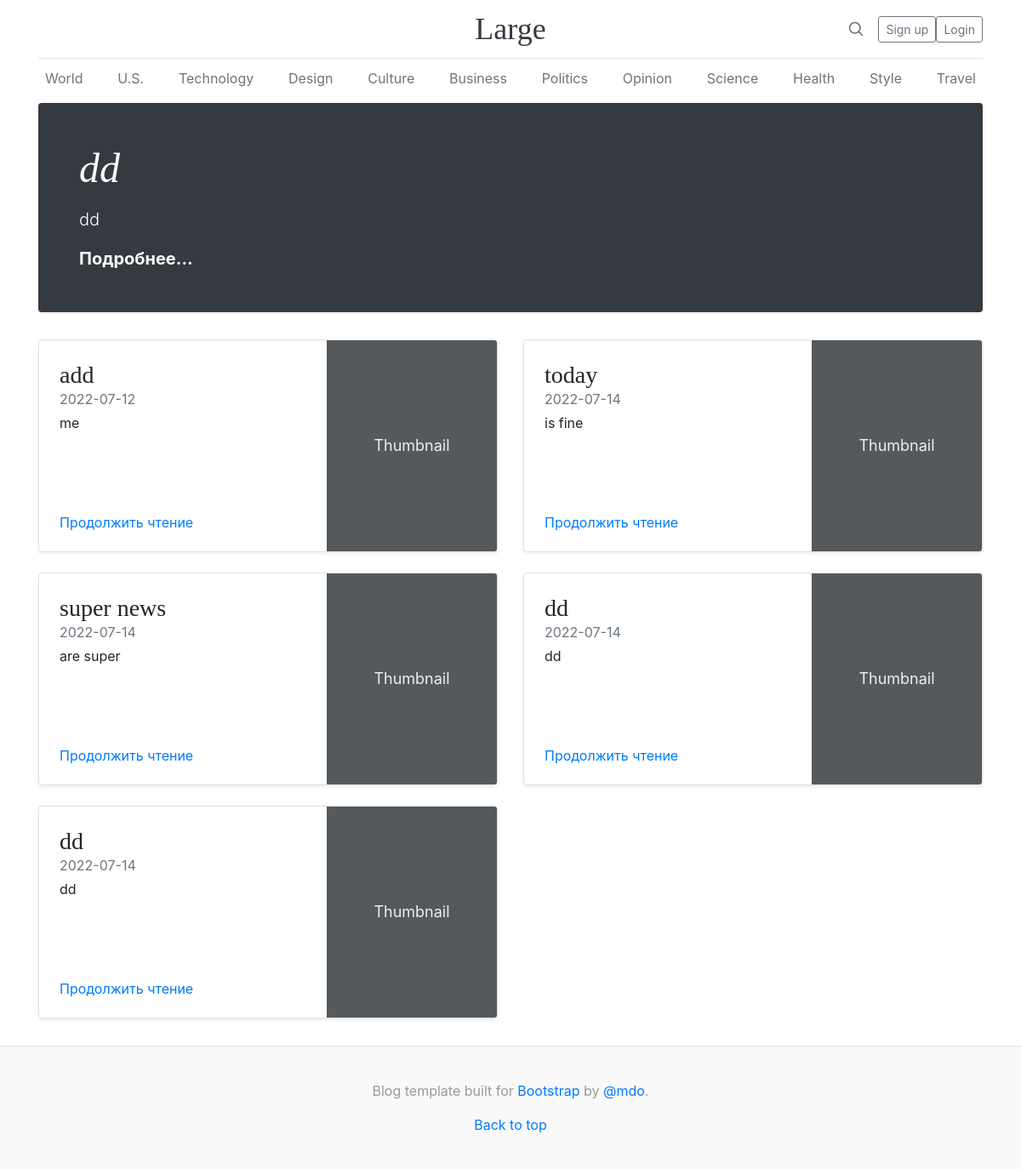
The page / on the database its author committed.
### app/models.py (models this page shows, shortened)
class Post(db.Model):
    id = db.Column(db.Integer, primary_key=True)
    title = db.Column(db.String(100), nullable=False)
    content = db.Column(db.Text, nullable=False)
    date_posted = db.Column(db.Date, default=db.func.current_timestamp())
    user_id = db.Column(db.Integer, db.ForeignKey('user.id'), nullable=False)
    is_boom_news = db.Column(db.Boolean, default=False)
    user = db.relationship('User', backref=db.backref('posts', lazy=True))

### app/views.py (the view)
def index():
    posts = models.Post.query.all()
    super_post = models.Post.query.filter_by(is_boom_news=True).first()
    return render_template('index.html', posts=posts, super_post=super_post)

### app/templates/index.html
{% extends "base.html" %}
{% block content %}
{% if super_post %}
<div class="jumbotron p-4 p-md-5 text-white rounded bg-dark">
  <div class="col-md-6 px-0">
    <h1 class="display-4 font-italic">{{ super_post.title }}</h1>
    <p class="lead my-3">{{ super_post.content }}</p>
    <p class="lead mb-0"><a href="{{ url_for('post_detail', post_id=super_post.id) }}" class="text-white font-weight-bold">Подробнее...</a></p>
  </div>
</div>
{% endif %}
<div class="row mb-2">
  {% for post in posts %}
  <div class="col-md-6">
    <div class="row no-gutters border rounded overflow-hidden flex-md-row mb-4 shadow-sm h-md-250 position-relative">
      <div class="col p-4 d-flex flex-column position-static">
        <h3 class="mb-0">{{ post.title }}</h3>
        <div class="mb-1 text-muted">{{ post.date_posted }}</div>
        <p class="card-text mb-auto">{{ post.content }}</p>
        <a href="{{ url_for('post_detail', post_id=post.id) }}" class="stretched-link">Продолжить чтение</a>
      </div>
      <div class="col-auto d-none d-lg-block">
        <svg class="bd-placeholder-img" width="200" height="250" xmlns="http://www.w3.org/2000/svg" role="img" aria-label="Placeholder: Thumbnail" preserveAspectRatio="xMidYMid slice" focusable="false"><title>Placeholder</title><rect width="100%" height="100%" fill="#55595c"/><text x="50%" y="50%" fill="#eceeef" dy=".3em">Thumbnail</text></svg>
      </div>
    </div>
  </div>
  {% endfor %}
</div>
{% endblock %}

### app/templates/base.html (shortened to what this page needs)
<!doctype html>
<html lang="en">
  <head>
    <link rel="stylesheet" href="https://cdn.jsdelivr.net/npm/bootstrap@4.6.1/dist/css/bootstrap.min.css">
    <link href="{{ url_for('static', filename='css/blog.css') }}" rel="stylesheet">
  </head>
  <body>
  <div class="container">
    <header class="blog-header py-3">
      <div class="row flex-nowrap justify-content-between align-items-center">
        <div class="col-4 pt-1">
        </div>
        <div class="col-4 text-center">
          <a class="blog-header-logo text-dark" href="#">Large</a>
        </div>
        <div class="col-4 d-flex justify-content-end align-items-center">
          <a class="text-muted" href="#" aria-label="Search">
            <svg xmlns="http://www.w3.org/2000/svg" width="20" height="20" fill="none" stroke="currentColor" stroke-linecap="round" stroke-linejoin="round" stroke-width="2" class="mx-3" role="img" viewBox="0 0 24 24" focusable="false"><title>Search</title><circle cx="10.5" cy="10.5" r="7.5"/><path d="M21 21l-5.2-5.2"/></svg>
          </a>
          {% if current_user.is_authenticated %}
            <a class="btn btn-sm btn-outline-secondary" href="{{ url_for('logout') }}">Logout</a>
            <a class="btn btn-sm btn-outline-secondary" href="#">{{ current_user.username }}</a>
          {% else %}
            <a class="btn btn-sm btn-outline-secondary" href="{{ url_for('register') }}">Sign up</a>
            <a class="btn btn-sm btn-outline-secondary" href="{{ url_for('login') }}">Login</a>
          {% endif %}
        </div>
      </div>
    </header>
    <div class="nav-scroller py-1 mb-2">
      <nav class="nav d-flex justify-content-between">
        <a class="p-2 text-muted" href="#">World</a>
        <a class="p-2 text-muted" href="#">U.S.</a>
        <a class="p-2 text-muted" href="#">Technology</a>
        <a class="p-2 text-muted" href="#">Design</a>
        <a class="p-2 text-muted" href="#">Culture</a>
        <a class="p-2 text-muted" href="#">Business</a>
        <a class="p-2 text-muted" href="#">Politics</a>
        <a class="p-2 text-muted" href="#">Opinion</a>
        <a class="p-2 text-muted" href="#">Science</a>
        <a class="p-2 text-muted" href="#">Health</a>
        <a class="p-2 text-muted" href="#">Style</a>
        <a class="p-2 text-muted" href="#">Travel</a>
      </nav>
    </div>
  </div>
  <main role="main" class="container">
  {% block content %}
  {% endblock %}
  </main>
<footer class="blog-footer">
  <p>Blog template built for <a href="https://getbootstrap.com/">Bootstrap</a> by <a href="https://twitter.com/mdo">@mdo</a>.</p>
  <p>
    <a href="#">Back to top</a>
  </p>
</footer>
  </body>
</html>

### app/static/css/blog.css (style rules this page uses)
.blog-header { line-height: 1; border-bottom: 1px solid #e5e5e5; }
.blog-header-logo { font-family: "Playfair Display", Georgia, "Times New Roman", serif; font-size: 2.25rem; }
h1, h2, h3, h4, h5, h6 { font-family: "Playfair Display", Georgia, "Times New Roman", serif; }
.display-4 { font-size: 2.5rem; }
@media (min-width: 768px) { .display-4 { font-size: 3rem; } }
.nav-scroller { position: relative; z-index: 2; height: 2.75rem; overflow-y: hidden; }
.nav-scroller .nav { display: -ms-flexbox; display: flex; -ms-flex-wrap: nowrap; flex-wrap: nowrap; padding-bottom: 1rem; margin-top: -1px; overflow-x: auto; text-align: center; white-space: nowrap; -webkit-overflow-scrolling: touch; }
@media (min-width: 768px) { .h-md-250 { height: 250px; } }
.blog-footer { padding: 2.5rem 0; color: #999; text-align: center; background-color: #f9f9f9; border-top: .05rem solid #e5e5e5; }
.blog-footer p:last-child { margin-bottom: 0; }

### app/templates/base.html (style rules this page uses)
.bd-placeholder-img { font-size: 1.125rem; text-anchor: middle; -webkit-user-select: none; -moz-user-select: none; -ms-user-select: none; user-select: none; }

### rows shown on the page
Post: title "dd", content "dd", date_posted "2022-07-14"
Post: title "add", date_posted "2022-07-12", content "me"
Post: title "today", date_posted "2022-07-14", content "is fine"
Post: title "super news", date_posted "2022-07-14", content "are super"
Post: title "dd", date_posted "2022-07-14", content "dd"
